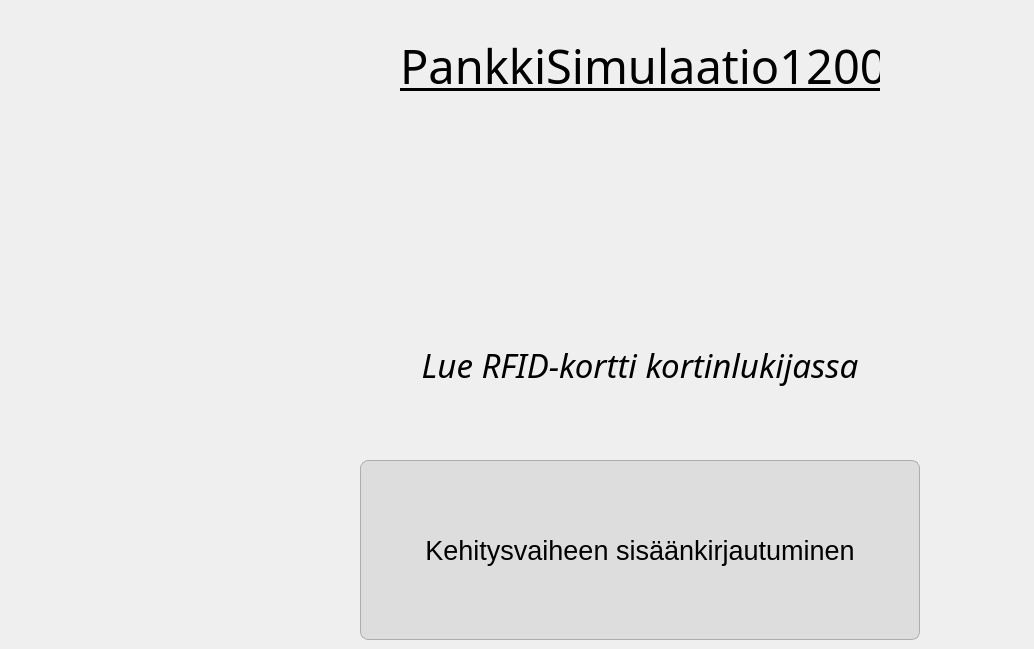
    <widget class="QWidget" name="page">
     <widget class="QLabel" name="label_2">
      <property name="geometry">
       <rect>
        <x>255</x>
        <y>300</y>
        <width>770</width>
        <height>130</height>
       </rect>
      </property>
      <property name="font">
       <font>
        <family>Bahnschrift Light</family>
        <pointsize>25</pointsize>
        <weight>50</weight>
        <italic>true</italic>
        <bold>false</bold>
        <underline>false</underline>
        <strikeout>false</strikeout>
       </font>
      </property>
      <property name="text">
       <string>Lue RFID-kortti kortinlukijassa</string>
      </property>
      <property name="alignment">
       <set>Qt::AlignCenter</set>
      </property>
     </widget>
     <widget class="QPushButton" name="betaLogin">
      <property name="geometry">
       <rect>
        <x>360</x>
        <y>460</y>
        <width>560</width>
        <height>180</height>
       </rect>
      </property>
      <property name="font">
       <font>
        <pointsize>20</pointsize>
       </font>
      </property>
      <property name="styleSheet">
       <string notr="true">border-radius: 8px;
background-color: rgb(221, 221, 221);
border: 1px solid;
border-color: rgb(173, 173, 173);</string>
      </property>
      <property name="text">
       <string>Kehitysvaiheen sisäänkirjautuminen</string>
      </property>
     </widget>
     <widget class="QLabel" name="label">
      <property name="geometry">
       <rect>
        <x>400</x>
        <y>20</y>
        <width>480</width>
        <height>91</height>
       </rect>
      </property>
      <property name="font">
       <font>
        <family>Bahnschrift Light</family>
        <pointsize>35</pointsize>
        <weight>50</weight>
        <italic>false</italic>
        <bold>false</bold>
        <underline>true</underline>
       </font>
      </property>
      <property name="text">
       <string>PankkiSimulaatio1200</string>
      </property>
     </widget>
    </widget>
